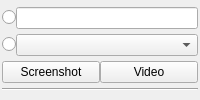
              <widget class="QWidget" name="tab_tabWidget_DY54_Bottom_Right_Oper_TargetPictureVideo">
               <attribute name="title">
                <string>Target screenshot video</string>
               </attribute>
               <layout class="QHBoxLayout" name="horizontalLayout_6">
                <property name="spacing">
                 <number>2</number>
                </property>
                <property name="leftMargin">
                 <number>2</number>
                </property>
                <property name="topMargin">
                 <number>2</number>
                </property>
                <property name="rightMargin">
                 <number>2</number>
                </property>
                <property name="bottomMargin">
                 <number>2</number>
                </property>
                <item>
                 <widget class="QWidget" name="widget_DY54_Bottom_Right_Oper_TargetPictureVideo" native="true">
                  <layout class="QVBoxLayout" name="verticalLayout_4">
                   <property name="spacing">
                    <number>0</number>
                   </property>
                   <property name="leftMargin">
                    <number>0</number>
                   </property>
                   <property name="topMargin">
                    <number>0</number>
                   </property>
                   <property name="rightMargin">
                    <number>0</number>
                   </property>
                   <property name="bottomMargin">
                    <number>0</number>
                   </property>
                   <item>
                    <layout class="QHBoxLayout" name="horizontalLayout_8">
                     <property name="spacing">
                      <number>0</number>
                     </property>
                     <property name="leftMargin">
                      <number>0</number>
                     </property>
                     <property name="topMargin">
                      <number>0</number>
                     </property>
                     <item>
                      <widget class="QRadioButton" name="radioButton_Target_New">
                       <property name="sizePolicy">
                        <sizepolicy hsizetype="Maximum" vsizetype="Fixed">
                         <horstretch>0</horstretch>
                         <verstretch>0</verstretch>
                        </sizepolicy>
                       </property>
                       <property name="text">
                        <string/>
                       </property>
                      </widget>
                     </item>
                     <item>
                      <widget class="QLineEdit" name="lineEdit_Target_New_ID"/>
                     </item>
                    </layout>
                   </item>
                   <item>
                    <layout class="QHBoxLayout" name="horizontalLayout_5">
                     <property name="spacing">
                      <number>0</number>
                     </property>
                     <property name="leftMargin">
                      <number>0</number>
                     </property>
                     <property name="topMargin">
                      <number>0</number>
                     </property>
                     <item>
                      <widget class="QRadioButton" name="radioButton_Target_HaveFromTable">
                       <property name="sizePolicy">
                        <sizepolicy hsizetype="Maximum" vsizetype="Fixed">
                         <horstretch>0</horstretch>
                         <verstretch>0</verstretch>
                        </sizepolicy>
                       </property>
                       <property name="text">
                        <string/>
                       </property>
                      </widget>
                     </item>
                     <item>
                      <widget class="QComboBox" name="comboBox_radioButton_Target_HaveFromTable"/>
                     </item>
                    </layout>
                   </item>
                   <item>
                    <layout class="QHBoxLayout" name="horizontalLayout_9">
                     <property name="spacing">
                      <number>0</number>
                     </property>
                     <property name="topMargin">
                      <number>0</number>
                     </property>
                     <item>
                      <widget class="QPushButton" name="pushButton_Target_ScreenShot">
                       <property name="text">
                        <string>Screenshot</string>
                       </property>
                      </widget>
                     </item>
                     <item>
                      <widget class="QPushButton" name="pushButton_Target_Record">
                       <property name="text">
                        <string>Video</string>
                       </property>
                      </widget>
                     </item>
                    </layout>
                   </item>
                   <item>
                    <widget class="Line" name="line_Target_Record_Time">
                     <property name="sizePolicy">
                      <sizepolicy hsizetype="Ignored" vsizetype="Fixed">
                       <horstretch>0</horstretch>
                       <verstretch>0</verstretch>
                      </sizepolicy>
                     </property>
                     <property name="orientation">
                      <enum>Qt::Horizontal</enum>
                     </property>
                    </widget>
                   </item>
                  </layout>
                 </widget>
                </item>
               </layout>
              </widget>
